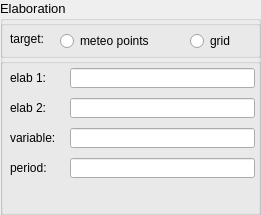
      <widget class="QGroupBox" name="groupBoxElaboration">
       <property name="enabled">
        <bool>true</bool>
       </property>
       <property name="minimumSize">
        <size>
         <width>261</width>
         <height>215</height>
        </size>
       </property>
       <property name="maximumSize">
        <size>
         <width>261</width>
         <height>215</height>
        </size>
       </property>
       <property name="font">
        <font>
         <pointsize>10</pointsize>
         <bold>false</bold>
        </font>
       </property>
       <property name="title">
        <string>Elaboration</string>
       </property>
       <widget class="QWidget" name="verticalLayoutWidget">
        <property name="geometry">
         <rect>
          <x>0</x>
          <y>20</y>
          <width>263</width>
          <height>221</height>
         </rect>
        </property>
        <layout class="QVBoxLayout" name="vbox">
         <property name="spacing">
          <number>0</number>
         </property>
         <property name="sizeConstraint">
          <enum>QLayout::SetFixedSize</enum>
         </property>
         <item alignment="Qt::AlignLeft|Qt::AlignTop">
          <widget class="QGroupBox" name="groupBoxTarget">
           <property name="enabled">
            <bool>true</bool>
           </property>
           <property name="minimumSize">
            <size>
             <width>261</width>
             <height>38</height>
            </size>
           </property>
           <property name="maximumSize">
            <size>
             <width>261</width>
             <height>38</height>
            </size>
           </property>
           <property name="title">
            <string/>
           </property>
           <property name="alignment">
            <set>Qt::AlignLeading|Qt::AlignLeft|Qt::AlignTop</set>
           </property>
           <widget class="QRadioButton" name="meteoPoints">
            <property name="geometry">
             <rect>
              <x>60</x>
              <y>10</y>
              <width>121</width>
              <height>22</height>
             </rect>
            </property>
            <property name="font">
             <font>
              <pointsize>9</pointsize>
              <bold>false</bold>
             </font>
            </property>
            <property name="text">
             <string>meteo points</string>
            </property>
           </widget>
           <widget class="QRadioButton" name="grid">
            <property name="geometry">
             <rect>
              <x>190</x>
              <y>10</y>
              <width>71</width>
              <height>22</height>
             </rect>
            </property>
            <property name="font">
             <font>
              <pointsize>9</pointsize>
              <bold>false</bold>
             </font>
            </property>
            <property name="text">
             <string>grid</string>
            </property>
           </widget>
           <widget class="QLabel" name="label">
            <property name="geometry">
             <rect>
              <x>10</x>
              <y>10</y>
              <width>51</width>
              <height>18</height>
             </rect>
            </property>
            <property name="font">
             <font>
              <pointsize>9</pointsize>
              <bold>false</bold>
             </font>
            </property>
            <property name="text">
             <string>target: </string>
            </property>
           </widget>
          </widget>
         </item>
         <item>
          <widget class="QGroupBox" name="groupBoxElab">
           <property name="sizePolicy">
            <sizepolicy hsizetype="Fixed" vsizetype="Fixed">
             <horstretch>0</horstretch>
             <verstretch>0</verstretch>
            </sizepolicy>
           </property>
           <property name="minimumSize">
            <size>
             <width>261</width>
             <height>160</height>
            </size>
           </property>
           <property name="maximumSize">
            <size>
             <width>261</width>
             <height>160</height>
            </size>
           </property>
           <property name="title">
            <string/>
           </property>
           <property name="alignment">
            <set>Qt::AlignLeading|Qt::AlignLeft|Qt::AlignTop</set>
           </property>
           <widget class="QLabel" name="label_elab1">
            <property name="geometry">
             <rect>
              <x>10</x>
              <y>10</y>
              <width>50</width>
              <height>20</height>
             </rect>
            </property>
            <property name="minimumSize">
             <size>
              <width>50</width>
              <height>20</height>
             </size>
            </property>
            <property name="maximumSize">
             <size>
              <width>50</width>
              <height>20</height>
             </size>
            </property>
            <property name="font">
             <font>
              <pointsize>9</pointsize>
              <bold>false</bold>
             </font>
            </property>
            <property name="text">
             <string>elab 1:</string>
            </property>
           </widget>
           <widget class="QLabel" name="label_elab2">
            <property name="geometry">
             <rect>
              <x>10</x>
              <y>40</y>
              <width>50</width>
              <height>20</height>
             </rect>
            </property>
            <property name="minimumSize">
             <size>
              <width>50</width>
              <height>20</height>
             </size>
            </property>
            <property name="maximumSize">
             <size>
              <width>50</width>
              <height>20</height>
             </size>
            </property>
            <property name="font">
             <font>
              <pointsize>9</pointsize>
              <bold>false</bold>
             </font>
            </property>
            <property name="text">
             <string>elab 2:</string>
            </property>
           </widget>
           <widget class="QLabel" name="label_variable">
            <property name="geometry">
             <rect>
              <x>10</x>
              <y>70</y>
              <width>50</width>
              <height>20</height>
             </rect>
            </property>
            <property name="minimumSize">
             <size>
              <width>50</width>
              <height>20</height>
             </size>
            </property>
            <property name="maximumSize">
             <size>
              <width>50</width>
              <height>20</height>
             </size>
            </property>
            <property name="font">
             <font>
              <pointsize>9</pointsize>
              <bold>false</bold>
             </font>
            </property>
            <property name="text">
             <string>variable:</string>
            </property>
           </widget>
           <widget class="QLabel" name="label_period">
            <property name="geometry">
             <rect>
              <x>10</x>
              <y>100</y>
              <width>50</width>
              <height>20</height>
             </rect>
            </property>
            <property name="minimumSize">
             <size>
              <width>50</width>
              <height>20</height>
             </size>
            </property>
            <property name="maximumSize">
             <size>
              <width>50</width>
              <height>20</height>
             </size>
            </property>
            <property name="font">
             <font>
              <pointsize>9</pointsize>
              <bold>false</bold>
             </font>
            </property>
            <property name="text">
             <string>period:</string>
            </property>
           </widget>
           <widget class="QLineEdit" name="lineEditElab1">
            <property name="geometry">
             <rect>
              <x>70</x>
              <y>10</y>
              <width>185</width>
              <height>20</height>
             </rect>
            </property>
            <property name="minimumSize">
             <size>
              <width>185</width>
              <height>20</height>
             </size>
            </property>
            <property name="maximumSize">
             <size>
              <width>185</width>
              <height>20</height>
             </size>
            </property>
           </widget>
           <widget class="QLineEdit" name="lineEditElab2">
            <property name="geometry">
             <rect>
              <x>70</x>
              <y>40</y>
              <width>185</width>
              <height>20</height>
             </rect>
            </property>
            <property name="minimumSize">
             <size>
              <width>185</width>
              <height>20</height>
             </size>
            </property>
            <property name="maximumSize">
             <size>
              <width>185</width>
              <height>20</height>
             </size>
            </property>
           </widget>
           <widget class="QLineEdit" name="lineEditVariable">
            <property name="geometry">
             <rect>
              <x>70</x>
              <y>70</y>
              <width>185</width>
              <height>20</height>
             </rect>
            </property>
            <property name="minimumSize">
             <size>
              <width>185</width>
              <height>20</height>
             </size>
            </property>
            <property name="maximumSize">
             <size>
              <width>185</width>
              <height>20</height>
             </size>
            </property>
           </widget>
           <widget class="QLineEdit" name="lineEditPeriod">
            <property name="geometry">
             <rect>
              <x>70</x>
              <y>100</y>
              <width>185</width>
              <height>20</height>
             </rect>
            </property>
            <property name="minimumSize">
             <size>
              <width>185</width>
              <height>20</height>
             </size>
            </property>
            <property name="maximumSize">
             <size>
              <width>185</width>
              <height>20</height>
             </size>
            </property>
           </widget>
          </widget>
         </item>
        </layout>
       </widget>
      </widget>
